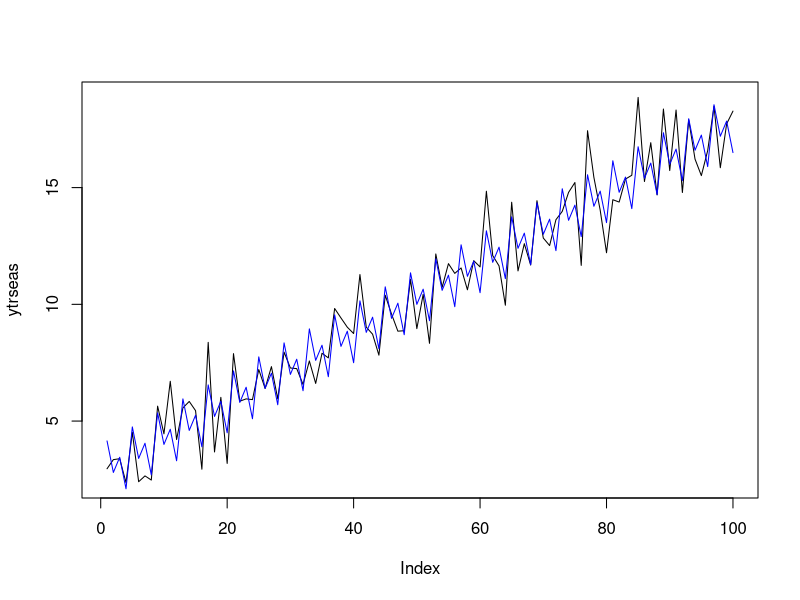
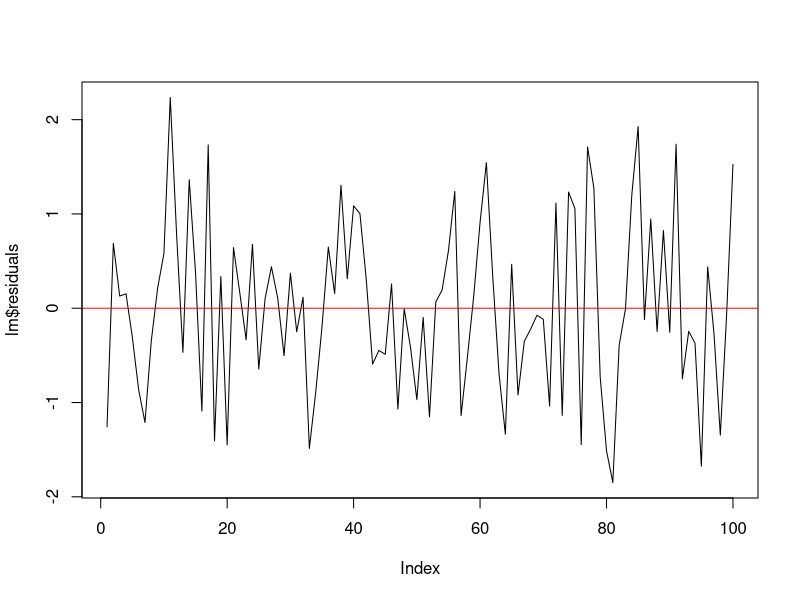
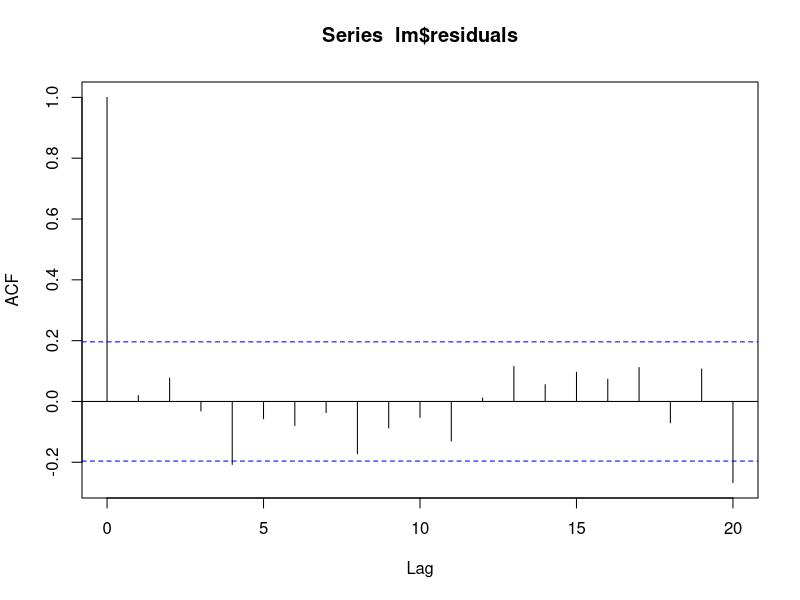
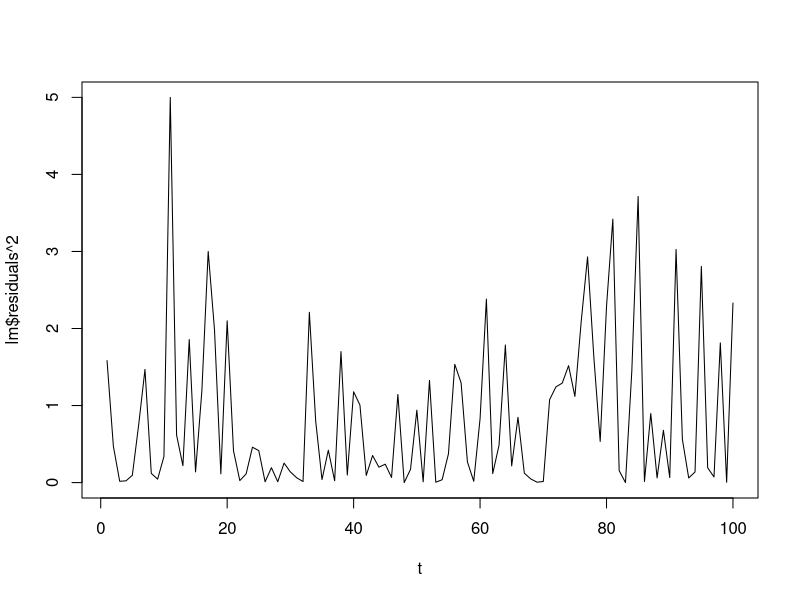
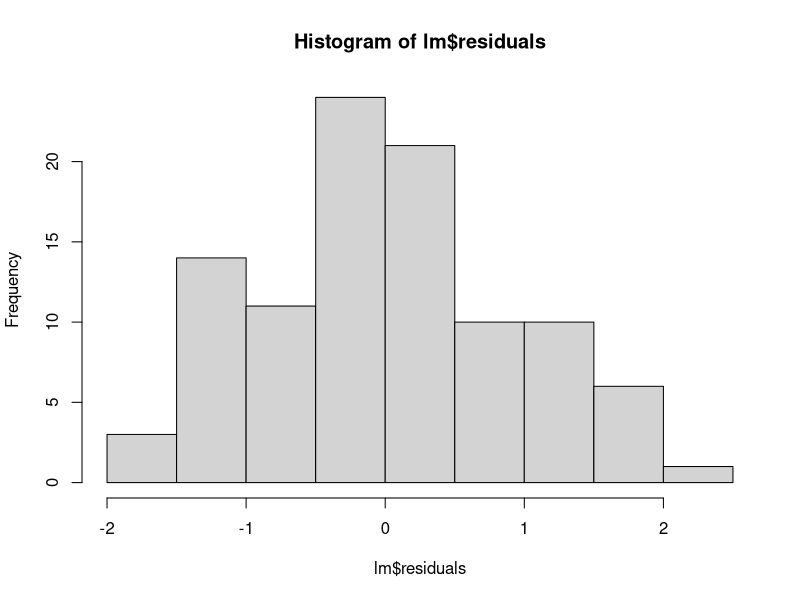
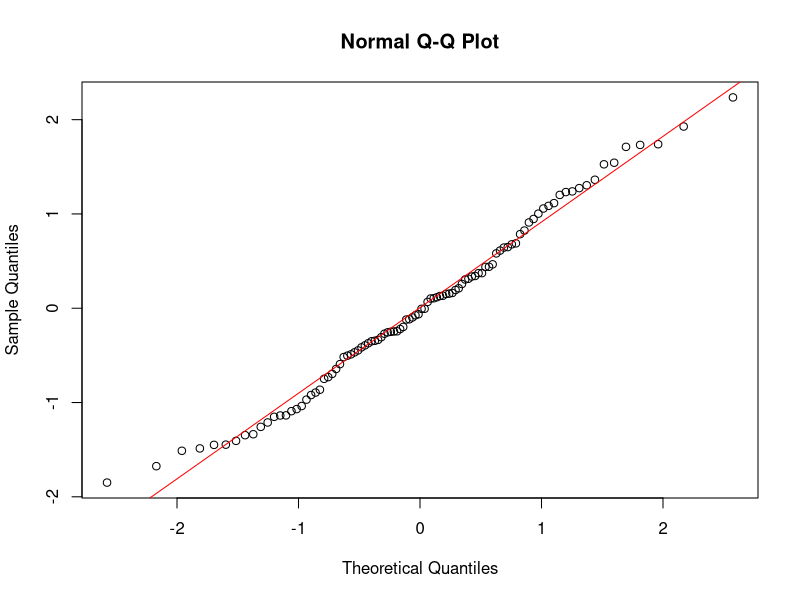

R code for these plots, in order: (Note: this script raises an error after producing the figures.)
# ---------------------------------------------------------
# Course: Time series analysis
# Exercise: 15th / Linear Regression vs. Exponential Smoothing
#                  with deterministic seasonal pattern
# Author: Felix Reichel
# ---------------------------------------------------------

# Simulate data from a model with linear trend and a deterministic (quarterly)
# seasonal pattern (T = 100, σ^2 = 1) and plot the series.

TT <- 100
sigma <- sqrt(1)
periods <- 4

ltr <-1:TT
seas_pattern <- c(4, 2.5, 3, 1.5)
seas <- rep(seas_pattern, TT/periods)

a = 0.15

set.seed(2345)

err <- rnorm(TT)*sigma
ytrseas <- a*ltr + seas + err

plot(ytrseas, type="l")
lines(a * ltr + seas, col="blue",xlab="t")

# Fit a linear regression model to the series and perform a residual analysis

s <- C(as.factor(rep(1:periods, TT/periods)), contr.sum)
lm = lm(ytrseas ~ ltr + s)
summary(lm)

# Residual analysis
lm$residuals

# Plot residuals
plot(lm$residuals, type="l")
abline(h = mean(lm$residuals), col="red")

require(lmtest)
# Durbin Watson
dwtest(lm) # one sided test: rho(1)>0

acf(lm$residuals) # ci: (- 1.96/sqrt(TT),+ 1.96/sqrt(TT))
Box.test(lm$residuals, lag = 3, type = "Ljung")

# heteroscedasticity
plot(lm$residuals^2,type="l",xlab="t")
bptest(lm)

# normal distribution
hist(lm$residuals)

qqnorm(lm$residuals)
qqline(lm$residuals,col="red")

jarque.bera.test(lm$residuals)

# Use the appropriate exponential smoothing method for the data and compare
# the insample performance to that of the linear regression.

hw_exp_train <- HoltWinters(ts(ytrseas, frequency = periods), seasonal = "additive")

df <- data.frame(ltr = 1:TT, C(as.factor(rep(1:periods, TT/periods)), contr.sum))
lm_fit <- ts(predict(lm, newdata = df), frequency = periods)

plot(hw_exp_train)
lines(lm_fit, col="blue")

# MSE, MAE and MAPE
require(Metrics)

hw_exp_fit_actual <- c(hw_exp_train$fitted[,1])
lm_fit_actual <- c(lm_fit)[5:100]
expected <- ytrseas[5:100]

mse(expected, hw_exp_fit_actual)
mse(expected, lm_fit_actual)

mae(expected, hw_exp_fit_actual)
mae(expected, lm_fit_actual)

mape(expected, hw_exp_fit_actual)
mape(expected, lm_fit_actual)

# Forecast the next 20 values with both methods.
fc <- 20
Tf <- TT+fc

lm_df = data.frame(ltr=1:(TT+fc), s = C(as.factor(rep(1:periods, Tf/periods)), contr.sum))
lm_pred = predict(lm,newdata = lm_df)

hw_exp_fc = predict(hw_exp_train, n.ahead = fc)

plot(c(hw_exp_fc), type="l")
lines(lm_pred[101:120], col="blue")

# Now simulate a realisation of these 20 values and compare out-of sample performance. 
# Plot the original and the new simulated data as well as the forecasts
# from both methods. Which method performs better?
